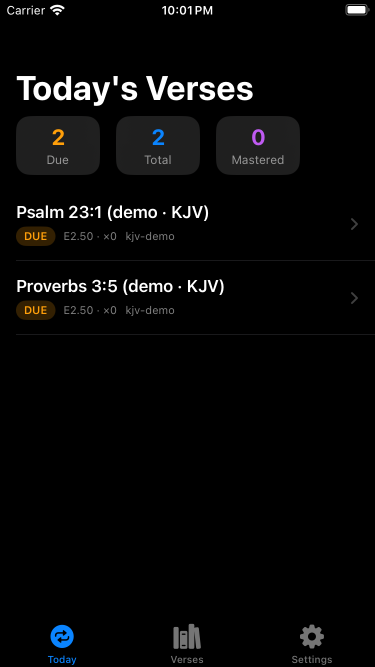
#> input picture recordings/01-loop.png, 750 x 1334 px (shown at 1/2 size)
$ python generate-screenshots.py
#> lines starting #> are read from the running program, lines starting #| are printed output that depends on the picture; after the words box and inside, x2 and y2 are one past the last pixel; in counts of white or black regions, pixels touching at a corner belong together
#!/usr/bin/env python3
"""Generate App Store 6.9"-class screenshots at exactly 1290x2796.

Input: recordings/*.png (750x1334 SE3 captures, dark mode, real UI).
Output: appstore/screenshots/*.png — 1290x2796 RGB PNG, no alpha.
Framed marketing style: headline + scaled real UI + caption.
Passes App Store Connect pixel-exact validator.
"""
from PIL import Image, ImageDraw, ImageFont
import os

W, H = 1290, 2796
BG = (9, 20, 16)          # deep green-black (matches icon/launch)
CARD = (22, 34, 29)
ACCENT = (52, 199, 123)   # icon green
TEXT = (245, 245, 244)
SUB = (170, 185, 178)

ROOT = os.path.dirname(os.path.dirname(os.path.abspath(__file__)))

def font(size, bold=False):
    # macOS Helvetica; fall back to default bitmap font.
    candidates = [
        "/System/Library/Fonts/Helvetica.ttc",
        "/System/Library/Fonts/Supplemental/Arial.ttf",
    ]
    for p in candidates:
        if os.path.exists(p):
            try:
                return ImageFont.truetype(p, size, index=0 if not bold else 1)
            except Exception:
                try:
                    return ImageFont.truetype(p, size)
                except Exception:
                    pass
    return ImageFont.load_default()

SHOTS = [
    ("01-loop.png", "Today's Loop", "Due-sorted queue",
     "Due / Total / Mastered at a glance. Open a verse to practice."),
    ("02-review-mistake.png", "Type first letters", "Reference tested last",
     "Right letter appears. Wrong letter buzzes red — and moves on."),
    ("03-review-forgiven.png", "Forgive slips", "Tap red to mark accidental",
     "Fat-finger? Tap any red word. Shake forgives the latest."),
    ("04-graded.png", "Grade honestly", "Real SM-2 + 8s Undo",
     "Again / Hard / Good / Easy drives ease and intervals."),
    ("06-add-verse.png", "Add any passage", "ESV fetch built in",
     "Ranges like Psalm 23:1-6 work. ESV fills in automatically."),
    ("05-settings.png", "Yours, truly", "Encrypted backup · Delete anytime",
     "Export JSON anytime. Delete All My Data erases device + cloud."),
]

def round_corners(im, radius):
    mask = Image.new("L", im.size, 0)
    d = ImageDraw.Draw(mask)
    d.rounded_rectangle([0, 0, im.size[0], im.size[1]], radius=radius, fill=255)
    im.putalpha(mask)
    bg = Image.new("RGBA", im.size, (0, 0, 0, 0))
    return Image.alpha_composite(bg, im)

def make(src_name, headline, sub, caption, out_path):
#> called with src_name = '01-loop.png', headline = "Today's Loop", sub = 'Due-sorted queue'
    src = Image.open(os.path.join(ROOT, "recordings", src_name)).convert("RGB")
#> src is the input picture: PIL image 750x1334 RGB; mean R, G, B 7.8, 7.8, 7.8
    canvas = Image.new("RGB", (W, H), BG)
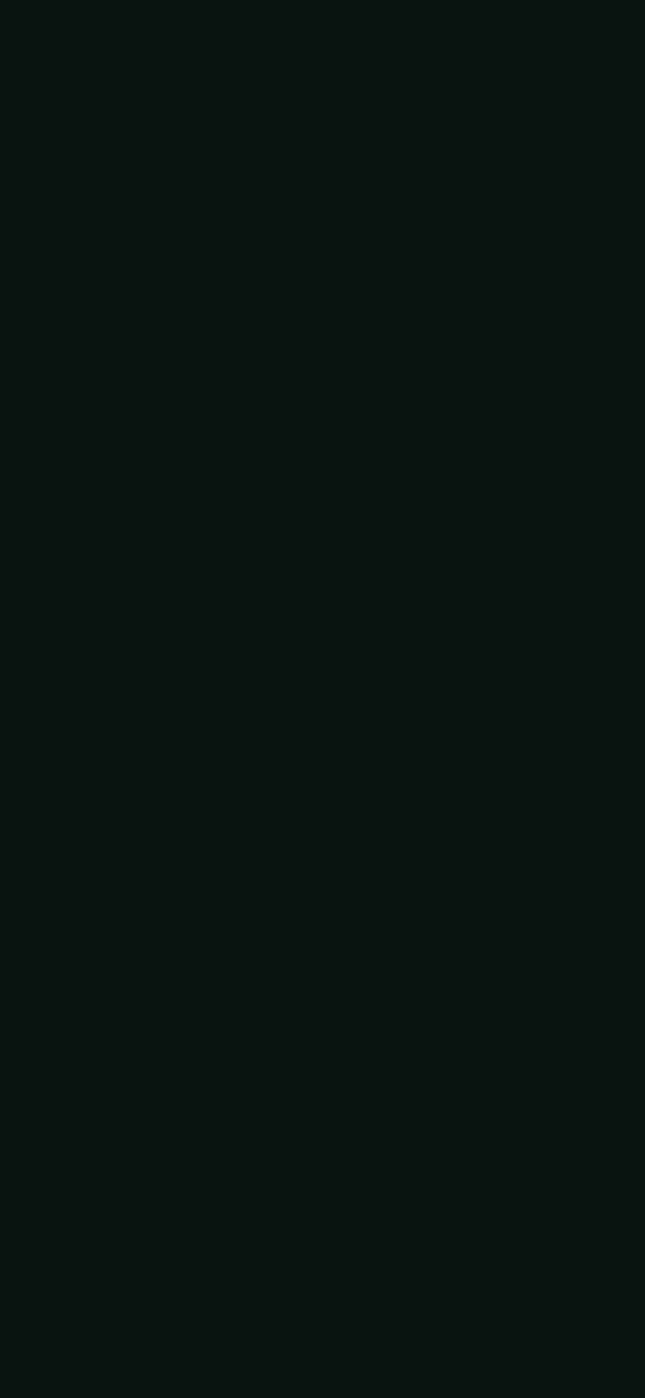
#> canvas: PIL image 1290x2796 RGB (shown at 1/2 size); mean R, G, B 9, 20, 16
    d = ImageDraw.Draw(canvas)
    # top accent bar
    d.rectangle([0, 0, W, 14], fill=ACCENT)
    # headline
    f_head = font(84, bold=True)
    f_sub = font(46)
    f_cap = font(38)
    f_foot = font(32)
    y = 150
    d.text((80, y), headline, font=f_head, fill=TEXT)
    y += 120
    d.text((80, y), sub, font=f_sub, fill=ACCENT)
    y += 100
    # app shot: fit width 1130, keep aspect
    target_w = 1130
    scale = target_w / src.width
#> scale = 1.51
    target_h = int(src.height * scale)
#> target_h = 2009
    max_h = 1850
    if target_h > max_h:
        target_h = max_h
        target_w = int(target_h * (src.width / src.height))
#> target_w = 1040
    shot = src.resize((target_w, target_h), Image.LANCZOS)
    shot = round_corners(shot.convert("RGBA"), 64).convert("RGB", dither=None)
#> in round_corners, `mask = Image.new("L", im.size, 0)`: mask: PIL image 1040x1850 L; every value is 0
#> in round_corners, `im.putalpha(mask)`:
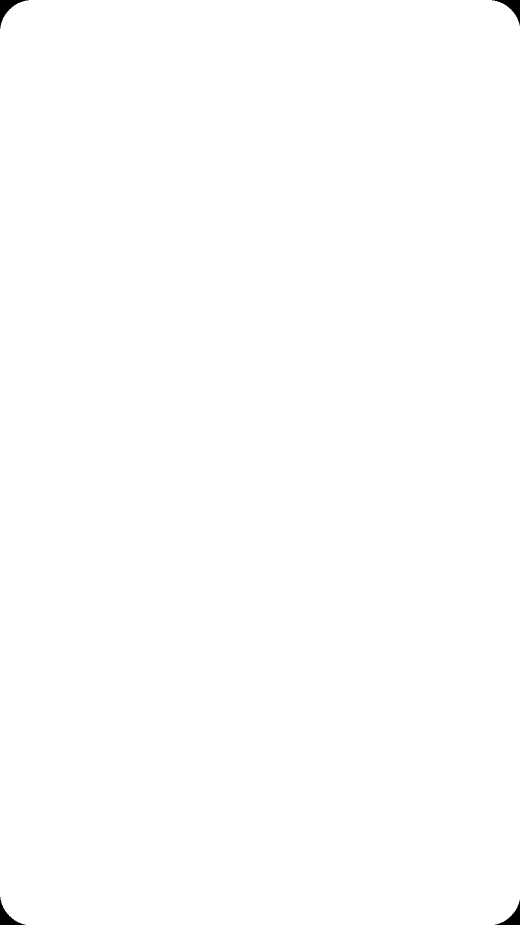
#> mask: PIL image 1040x1850 L (shown at 1/2 size); 99.8% white; 4 black regions, box (x1, y1, x2, y2) and area: (0, 0, 57, 57) 901, (984, 0, 1040, 51) 844, (0, 1794, 51, 1850) 844, (990, 1800, 1040, 1850) 788
#> in round_corners, `bg = Image.new("RGBA", im.size, (0, 0, 0, 0))`: bg: PIL image 1040x1850 RGBA; every value is 0
    # paste centered (on BG, rounded corners get BG fill via mask paste)
    x = (W - target_w) // 2
#> x = 125
    sy = y + 20
    # re-add rounded mask paste for clean corners
    mask = Image.new("L", (target_w, target_h), 0)
    ImageDraw.Draw(mask).rounded_rectangle([0, 0, target_w, target_h], radius=64, fill=255)
    canvas.paste(shot, (x, sy), mask)
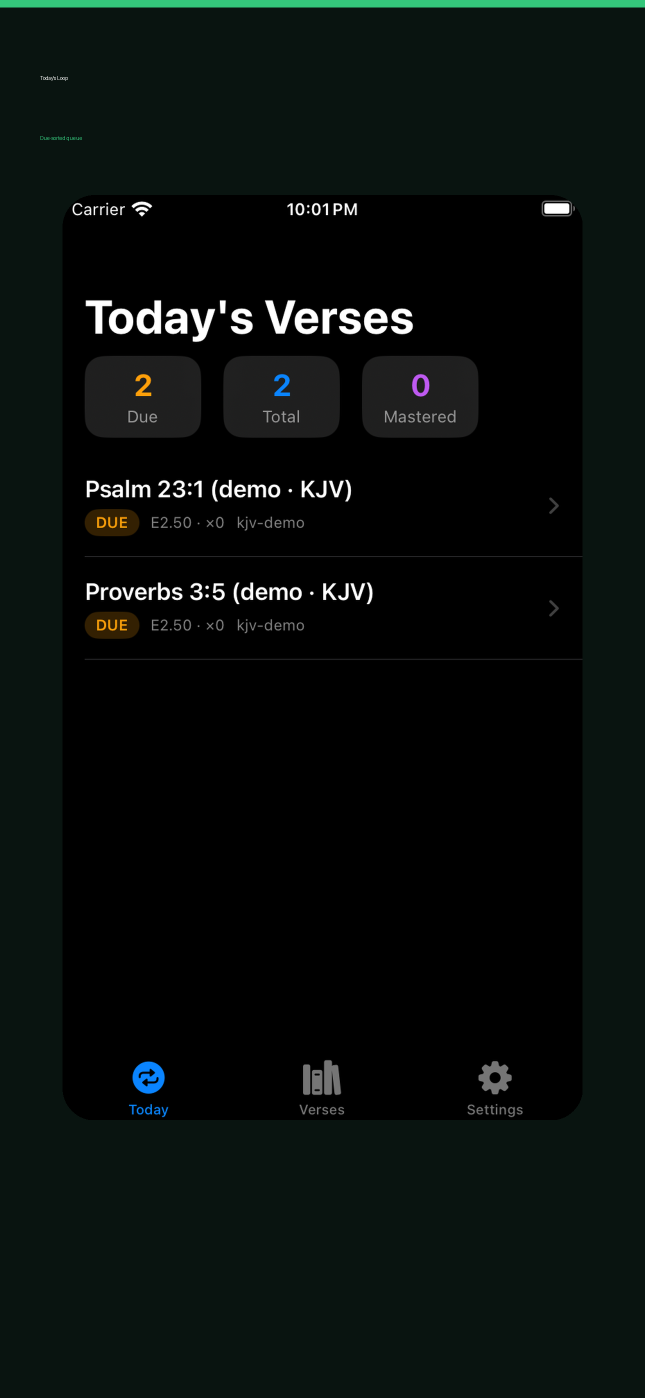
#> canvas: PIL image 1290x2796 RGB (shown at 1/2 size); mean R, G, B 8.6, 14.5, 12.3
    # caption below shot
    cy = sy + target_h + 60
    # wrap caption manually (two lines max)
    d.text((80, cy), caption, font=f_cap, fill=SUB)
    d.text((80, H - 140), "Verse Loop Daily  •  ESV-only  •  Offline-first  •  No account", font=f_foot, fill=(110, 125, 118))
    canvas.save(out_path, "PNG")
    print(out_path, canvas.size)
#| appstore/screenshots/01-01-loop-1290x2796.png (1290, 2796)

def main():
    outdir = os.path.join(ROOT, "appstore", "screenshots")
    os.makedirs(outdir, exist_ok=True)
    for i, (src, head, sub, cap) in enumerate(SHOTS, 1):
        out = os.path.join(outdir, f"{i:02d}-{src.replace('.png','')}-1290x2796.png")
        make(src, head, sub, cap, out)
#> pass 2 of the loop in main, `for i, (src, head, sub, cap) in enumerate(SHOTS, 1):`:
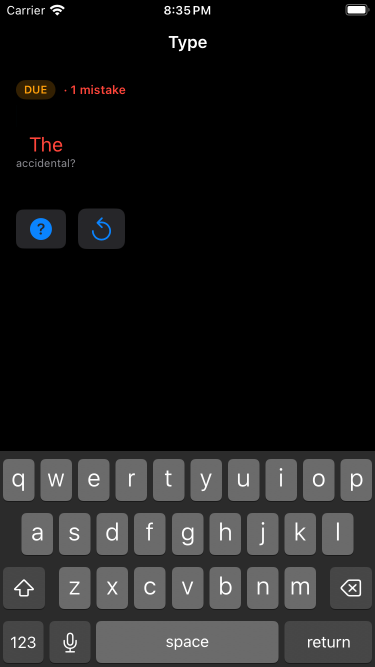
#> input picture recordings/02-review-mistake.png, 750 x 1334 px (shown at 1/2 size)
#> in make, src is the input picture: PIL image 750x1334 RGB; mean R, G, B 28.6, 28.5, 28.7
#> in make (call 2), `canvas.paste(shot, (x, sy), mask)`:
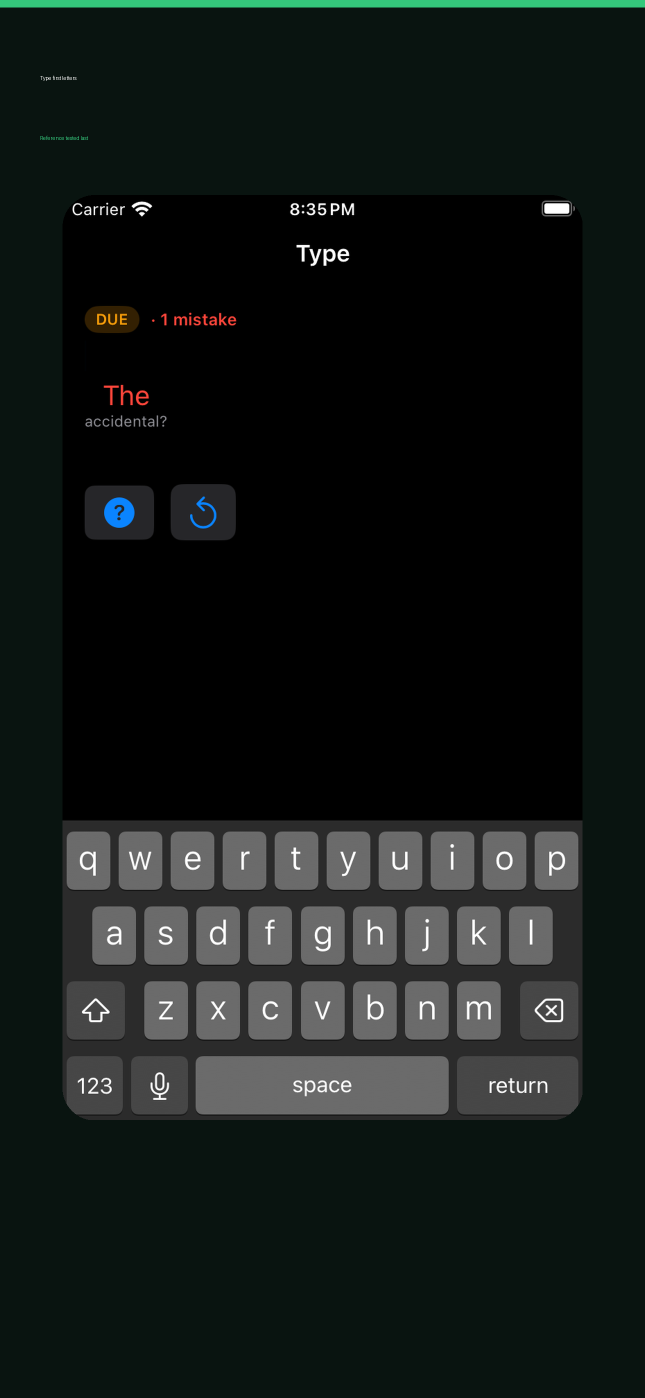
#> canvas: PIL image 1290x2796 RGB (shown at 1/2 size); mean R, G, B 19.7, 25.5, 23.3
#| appstore/screenshots/02-02-review-mistake-1290x2796.png (1290, 2796)
#> pass 3 of the loop in main, `for i, (src, head, sub, cap) in enumerate(SHOTS, 1):`:
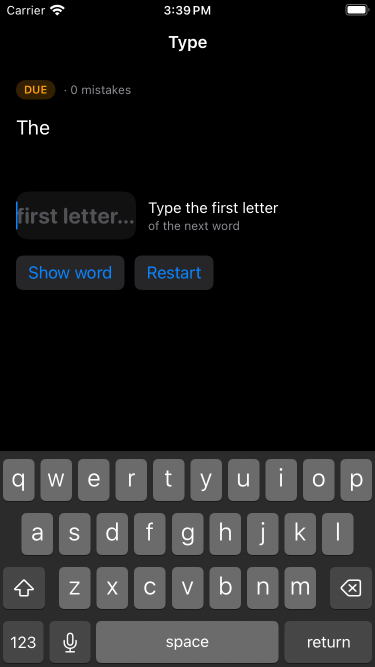
#> input picture recordings/03-review-forgiven.png, 750 x 1334 px (shown at 1/2 size)
#> in make, src is the input picture: PIL image 750x1334 RGB; mean R, G, B 29.9, 30.1, 30.4
#> in make (call 3), `canvas.paste(shot, (x, sy), mask)`:
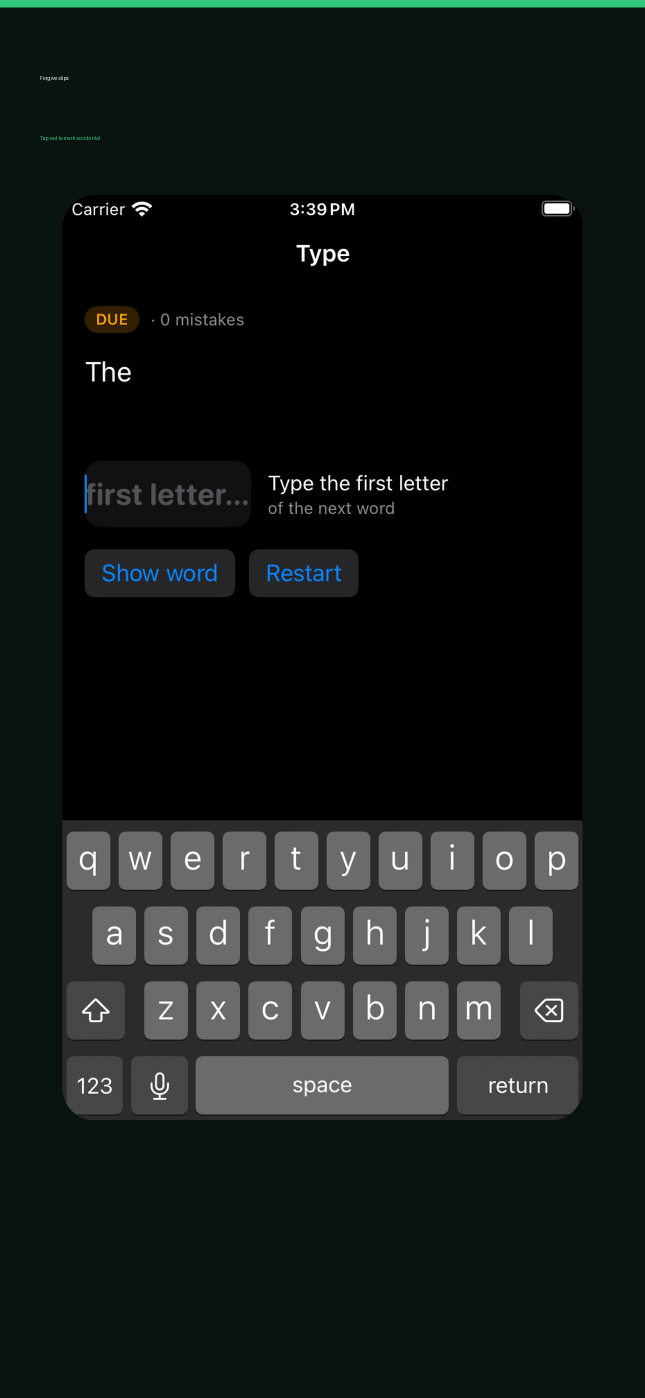
#> canvas: PIL image 1290x2796 RGB (shown at 1/2 size); mean R, G, B 20.4, 26.4, 24.2
#| appstore/screenshots/03-03-review-forgiven-1290x2796.png (1290, 2796)
#> the loop made 6 passes; the first 3 are shown
    # verify
    for f in sorted(os.listdir(outdir)):
        im = Image.open(os.path.join(outdir, f))
        assert im.size == (W, H), (f, im.size)
        assert im.mode == "RGB", (f, im.mode)
    print("OK: 6 screenshots at 1290x2796 RGB")

if __name__ == "__main__":
    main()
